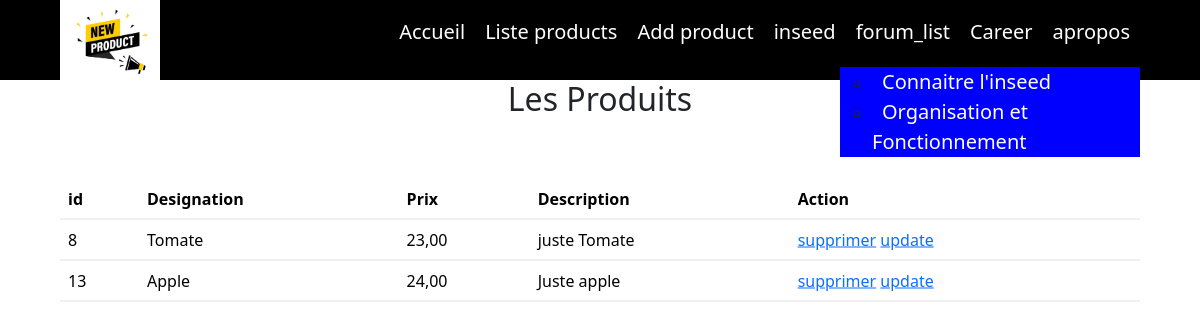
Page /List_product/list_products/ on the committed database.
### products/models.py (models this page shows, shortened)
class Product(models.Model):
    name = models.CharField(max_length=100)
    description = models.TextField(blank=True, null=True)
    price = models.DecimalField(max_digits=10, decimal_places=2)

### List_product/views.py (the view)
# urls.py: path("list_products/",views.list_products,name="list_products"),
def list_products(request):
    products = Product.objects.all()
    paginator = Paginator(products, 1)
    page_number = request.GET.get('page')
    page_obj = paginator.get_page(page_number)
    print(page_number)
    return render(request, 'list_products.html', {'products': products,'page_obj': page_obj})

### List_product/templates/list_products.html (shortened to what this page needs)
{% extends 'index.html' %}
{% block content%}
<section class="content">
    <table class="table">
        <h2>Les Produits</h2>
        <thead>
            <tr>
                <th>id</th>
                <th>Designation</th>
                <th>Prix</th>
                <th>Description</th>
                <th>Action</th>
            </tr>
        </thead>
        <tbody>
            {% for product in products %}
            <tr>
                <td>{{ product.id }}</td>
                <td>{{ product.name }}</td>
                <td>{{ product.price }}</td>
                <td>{{ product.description }}</td>
                <td>
                    <a href="{% url 'products:delete_products' product.id %}">supprimer</a>
                    <a href="{% url 'products:update_products' product.id %}">update</a>
                </td>
            </tr>
            {% empty %}
            <tr>
                <td colspan="5">Aucun produit trouvé.</td>
            </tr>
            {% endfor %}
        </tbody>
    </table>
</section>
{% endblock %}

### products/static/style.css (style rules this page uses)
body { padding: 0; margin: 0; box-sizing: border-box; }
.content { display: flex; justify-content: space-between; align-items: center; width: 90%; margin: 0 auto; }
section { width: 80%; margin: auto; position: relative; height:calc(50vh - 80px); display: flex; flex-direction: column; }
table { position: absolute; width: 80%; border-collapse: collapse; top: 50%; left: 50%; transform: translate(-50%, -50%); }
th, td { border: 1px solid #ddd; padding: 8px; text-align: left; }
th { background-color: #f2f2f2; color: #333; font-weight: bold; }

### rows in the picture
Product: id "8", name "Tomate", price "23,00", description "juste Tomate"
Product: id "13", name "Apple", price "24,00", description "Juste apple"
